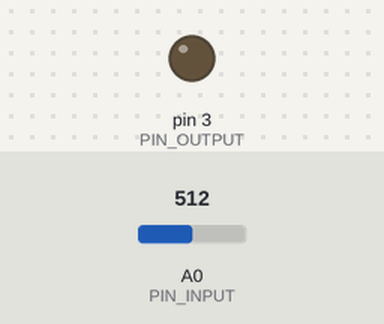
Simulated run of this sketch. Board: Arduino Uno, built with avr-gcc and run on an emulated ATmega328P. Shown: output pins drawn as LEDs (lit = HIGH). Inputs (shaded band) come from the test bench; at power-on: A0 (PIN_INPUT) = 512.

Above: at 1.2 s.
1.3 s: A0 (PIN_INPUT) set to 716
At 1.45 s:
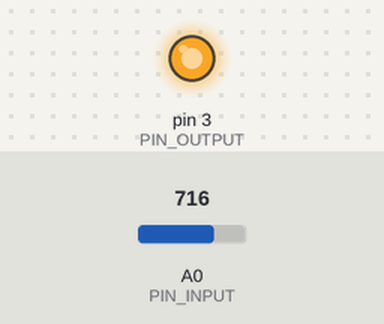
At 1.85 s:
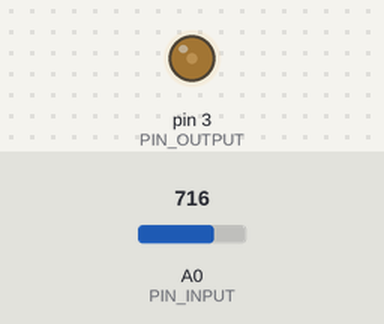
4.3 s: A0 (PIN_INPUT) set to 0
Timing chart, 0 to 7.3 s (numbered marks = the images above; inputs shaded):
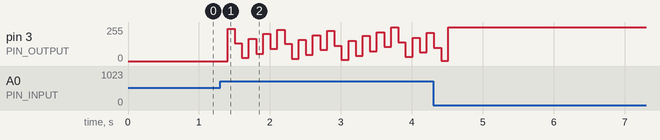

The sketch:

PID_1.ino
```cpp
// Asignaciones pins
const int PIN_INPUT = A0;
const int PIN_OUTPUT = 3;

//PID constants
double kp = 2, ki = 5, kd = 1; // Constantes del controlador

// variables internas del controlador
unsigned long currentTime, previousTime;
double elapsedTime;
double error;
double lastError;
double Input, Output, setPoint; // variables externas del controlador
double cumError, rateError;

void setup(){}

void loop(){
Input = analogRead(PIN_INPUT); // leer una entrada del controlador
Output = computePID(Input); // calcular el controlador
delay(100);
analogWrite(PIN_OUTPUT, Output);  // escribir la salida del controlador

}

double computePID(double inp){
currentTime = millis(); // obtener el tiempo actual
elapsedTime = (double)(currentTime - previousTime); // calcular el tiempo transcurrido

error = setPoint - inp; // determinar el error entre la consigna y la medición
cumError += error * elapsedTime; // calcular la integral del error
rateError = (error - lastError)/elapsedTime; // calcular la derivada del error

double out = kp*error + ki*cumError + kd*rateError; // calcular la salida del PID

lastError = error; // almacenar error anterior
previousTime = currentTime; // almacenar el tiempo anterior

return out; //have function return the PID output
}
```

Measured:
- after the input at 1.3 s, pin 3 (PIN_OUTPUT): 0/255 → 242/255 after 0.10 s, → 132/255 0.10 s later, → 24/255 0.10 s later, → 168/255 0.10 s later, … (29 changes in this stretch)
